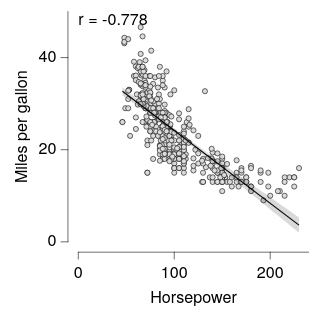

Specify this chart in Vega-Lite:
### Vega-Lite specification from a JSON file in a GitHub repository (floating-point values rounded to 4 significant figures; data arrays with more than 128 entries replaced by an {"elided": "..."} marker saying what was removed)
{"background": null, "config": {"arc": {"fill": "#DBDBDB", "fillOpacity": 1.0, "innerRadius": 25.0, "padAngle": 0.03, "stroke": "black", "strokeOpacity": 1, "strokeWidth": 0.25}, "area": {"fill": "#DBDBDB", "fillOpacity": 1.0, "stroke": "black", "strokeOpacity": 1, "strokeWidth": 0.25}, "axis": {"domain": true, "domainCap": "round", "domainColor": "black", "domainWidth": 0.25, "grid": false, "gridCap": "round", "gridColor": "#F1F1F1", "gridDash": [0, 0], "gridOpacity": 1.0, "gridWidth": 0.25, "labelColor": "black", "labelFont": "Helvetica Neue, HelveticaNeue, Helvetica, Arial, sans-serif", "labelFontSize": 7, "labelFontStyle": "normal", "labelFontWeight": 400, "offset": 4.5, "ticks": true, "tickCap": "round", "tickColor": "black", "tickRound": false, "tickSize": 3, "tickWidth": 0.25, "titleColor": "black", "titleFont": "Helvetica Neue, HelveticaNeue, Helvetica, Arial, sans-serif", "titleFontSize": 7, "titleFontStyle": "normal", "titleFontWeight": 400}, "axisX": {"domain": true, "labelAlign": "center", "labelAngle": 0, "labels": true, "ticks": true, "translate": 0}, "axisY": {"domain": true, "labelAlign": "right", "labelAngle": 0, "labels": true, "ticks": true, "translate": 0}, "axisRight": {"domain": true, "labelAlign": "left", "labelAngle": 0, "labels": true, "ticks": true, "translate": 0}, "axisTop": {"domain": true, "labelAlign": "center", "labelAngle": 0, "labels": true, "ticks": true, "translate": 0}, "axisBand": {"tickOffset": 0}, "bar": {"fill": "#DBDBDB", "fillOpacity": 1.0, "stroke": "black", "strokeOpacity": 1, "strokeWidth": 0.25}, "boxplot": {"size": 9.0, "ticks": {"cornerRadius": 0.25, "fill": "black", "opacity": 1, "size": 4.5, "thickness": 0.25}, "box": {"fillOpacity": 1.0, "stroke": "black", "strokeOpacity": 1, "strokeWidth": 0.25}, "median": {"cornerRadius": 0, "fill": "black", "fillOpacity": 1.0, "opacity": 1, "size": 9.0, "thickness": 0.25}, "rule": {"fill": "black", "fillOpacity": 1.0, "size": 10.0, "stroke": "black", "strokeDash": [0, 0], "strokeOpacity": 1, "strokeWidth": 0.25}, "outliers": {"color": "black", "fill": "black", "fillOpacity": 1.0, "size": 0, "stroke": "black", "strokeOpacity": 1, "strokeWidth": 0.25}}, "circle": {"fill": "black", "fillOpacity": 1.0, "size": 1.25, "stroke": null, "strokeOpacity": 1, "strokeWidth": 0.25}, "errorband": {"band": {"fillOpacity": 0.6, "stroke": null, "strokeWidth": 0.25, "strokeOpacity": 1}, "borders": {"opacity": 0, "strokeOpacity": 0.25, "strokeWidth": 1}}, "errorbar": {"opacity": 1, "rule": {"strokeDash": [0, 0], "strokeWidth": 0.25}, "ticks": {"color": "black", "cornerRadius": 0.125, "opacity": 1, "size": 6.0, "thickness": 0.25}, "thickness": 0.25}, "font": "Helvetica Neue, HelveticaNeue, Helvetica, Arial, sans-serif", "geoshape": {"fill": "#DBDBDB", "fillOpacity": 1.0, "stroke": "black", "strokeOpacity": 1, "strokeWidth": 0.25}, "header": {"labelColor": "black", "labelFont": "Helvetica Neue, HelveticaNeue, Helvetica, Arial, sans-serif", "labelFontSize": 7, "labelFontStyle": "normal", "labelFontWeight": 400, "titleColor": "black", "titleFont": "Helvetica Neue, HelveticaNeue, Helvetica, Arial, sans-serif", "titleFontSize": 7, "titleFontStyle": "normal", "titleFontWeight": 400, "titlePadding": 0}, "legend": {"disable": false, "offset": 4.5, "titlePadding": 4, "labelOffset": 2, "gradientLabelOffset": 2, "gradientLength": 50.0, "gradientThickness": 5.0, "gradientOpacity": 1.0, "gradientStrokeColor": "black", "gradientStrokeWidth": 0.25, "labelColor": "black", "labelFont": "Helvetica Neue, HelveticaNeue, Helvetica, Arial, sans-serif", "labelFontSize": 7, "labelFontStyle": "normal", "labelFontWeight": 400, "strokeColor": "black", "strokeWidth": 0, "symbolSize": 42, "symbolStrokeColor": "black", "symbolStrokeWidth": 0.25, "titleColor": "black", "titleFont": "Helvetica Neue, HelveticaNeue, Helvetica, Arial, sans-serif", "titleFontSize": 7, "titleFontStyle": "normal", "titleFontWeight": 400}, "line": {"color": "black", "stroke": "black", "strokeCap": "butt", "strokeDash": [0, 0], "strokeOpacity": 1, "strokeWidth": 0.5}, "point": {"filled": true, "fill": "#DBDBDB", "fillOpacity": 1.0, "size": 5.0, "stroke": "black", "strokeOpacity": 1, "strokeWidth": 0.25}, "range": {"category": ["#B2B2B2", "#636363", "#4A7CD3", "#008542", "#382864", "#509F98", "#284F93", "#005226", "#A398D6", "#173633"], "diverging": {"scheme": ["#443E60", "#5F597E", "#7C759B", "#9994B6", "#B7B4CC", "#D6D5DC", "#F6F6F6", "#D1DAD9", "#A4C2BF", "#7AA9A4", "#578E89", "#37736E", "#1B5954"]}, "heatmap": {"scheme": ["#32022B", "#43044D", "#4C196E", "#4D338C", "#484DA6", "#3A68BB", "#1D83CA", "#1D9CCB", "#23B5C9", "#28CDC5", "#4DE0B4", "#91EE9F"]}, "ordinal": {"scheme": ["#F1F1F1", "#DBDBDB", "#C6C6C6", "#B2B2B2", "#9D9D9D", "#898989", "#767676", "#636363", "#515151", "#404040", "#2F2F2F", "#1F1F1F"]}, "ramp": {"scheme": ["#32022B", "#43044D", "#4C196E", "#4D338C", "#484DA6", "#3A68BB", "#1D83CA", "#1D9CCB", "#23B5C9", "#28CDC5", "#4DE0B4", "#91EE9F"]}}, "rule": {"color": "black", "stroke": "black", "strokeCap": "round", "strokeDash": [2, 2], "strokeOpacity": 1, "strokeWidth": 0.25}, "scale": {"bandPaddingInner": 0.1, "bandPaddingOuter": 0.1, "round": false}, "rect": {"fill": "#DBDBDB", "fillOpacity": 1.0, "stroke": "black", "strokeOpacity": 1, "strokeWidth": 0.25}, "square": {"fill": "#DBDBDB", "fillOpacity": 1.0, "size": 10.0, "stroke": "black", "strokeOpacity": 1, "strokeWidth": 0.25}, "text": {"color": "black", "font": "Helvetica Neue, HelveticaNeue, Helvetica, Arial, sans-serif", "fontSize": 7, "fontStyle": "normal", "fontWeight": 400}, "tick": {"color": "black", "cornerRadius": 0.125, "opacity": 1.0, "size": 9.0, "thickness": 0.25}, "title": {"anchor": "middle", "frame": "group", "color": "black", "font": "Helvetica Neue, HelveticaNeue, Helvetica, Arial, sans-serif", "fontSize": 7, "fontStyle": "normal", "fontWeight": 400, "subtitleColor": "black", "subtitleFont": "Helvetica Neue, HelveticaNeue, Helvetica, Arial, sans-serif", "subtitleFontSize": "Helvetica Neue, HelveticaNeue, Helvetica, Arial, sans-serif", "subtitleFontStyle": "normal", "subtitleFontWeight": 400}, "trail": {"color": "black", "opacity": 1, "size": 0.5}, "view": {"continuousWidth": 100, "continuousHeight": 100, "discreteWidth": 100, "discreteHeight": 100, "fill": null, "stroke": null, "strokeWidth": 0.25}}, "layer": [{"data": {"name": "data-7285c4e2e195e5a75737a34913199f5f"}, "mark": {"type": "point"}, "encoding": {"x": {"field": "Horsepower", "type": "quantitative"}, "y": {"field": "Miles_per_Gallon", "title": "Miles per gallon", "type": "quantitative"}}}, {"layer": [{"data": {"name": "data-bdec693c0d523f811cea200769bb0903"}, "mark": {"type": "area", "fill": "black", "fillOpacity": 0.15, "stroke": null, "strokeWidth": 0}, "encoding": {"x": {"field": "Horsepower", "type": "quantitative"}, "y": {"field": "Miles_per_Gallon", "type": "quantitative"}, "y2": {"field": "__ci_hi"}}}, {"data": {"name": "data-e5e41d7cdc7704607649085c2c14cc40"}, "mark": {"type": "line"}, "encoding": {"x": {"field": "Horsepower", "type": "quantitative"}, "y": {"field": "Miles_per_Gallon", "type": "quantitative"}}}, {"data": {"values": [{"__dysonsphere__": 1}]}, "mark": {"type": "text", "align": "left", "angle": 0, "baseline": "top", "dx": 0, "dy": 0, "fontSize": 7, "opacity": 1.0}, "encoding": {"text": {"value": "r = -0.778"}, "x": {"value": 0}, "y": {"value": 0}}}], "name": "__dysonsphere_289b330e0455c514_23"}], "$schema": "https://vega.github.io/schema/vega-lite/v6.4.1.json", "datasets": {"data-7285c4e2e195e5a75737a34913199f5f": {"elided": "392 records"}, "data-bdec693c0d523f811cea200769bb0903": [{"Horsepower": 46.0, "Miles_per_Gallon": 31.79, "__ci_hi": 33.56, "__dysonsphere__": 1}, {"Horsepower": 48.92, "Miles_per_Gallon": 31.36, "__ci_hi": 33.07, "__dysonsphere__": 1}, {"Horsepower": 51.84, "Miles_per_Gallon": 30.93, "__ci_hi": 32.58, "__dysonsphere__": 1}, {"Horsepower": 54.76, "Miles_per_Gallon": 30.5, "__ci_hi": 32.09, "__dysonsphere__": 1}, {"Horsepower": 57.68, "Miles_per_Gallon": 30.06, "__ci_hi": 31.6, "__dysonsphere__": 1}, {"Horsepower": 60.6, "Miles_per_Gallon": 29.63, "__ci_hi": 31.11, "__dysonsphere__": 1}, {"Horsepower": 63.52, "Miles_per_Gallon": 29.2, "__ci_hi": 30.62, "__dysonsphere__": 1}, {"Horsepower": 66.44, "Miles_per_Gallon": 28.76, "__ci_hi": 30.13, "__dysonsphere__": 1}, {"Horsepower": 69.37, "Miles_per_Gallon": 28.33, "__ci_hi": 29.65, "__dysonsphere__": 1}, {"Horsepower": 72.29, "Miles_per_Gallon": 27.89, "__ci_hi": 29.16, "__dysonsphere__": 1}, {"Horsepower": 75.21, "Miles_per_Gallon": 27.45, "__ci_hi": 28.68, "__dysonsphere__": 1}, {"Horsepower": 78.13, "Miles_per_Gallon": 27.01, "__ci_hi": 28.19, "__dysonsphere__": 1}, {"Horsepower": 81.05, "Miles_per_Gallon": 26.57, "__ci_hi": 27.71, "__dysonsphere__": 1}, {"Horsepower": 83.97, "Miles_per_Gallon": 26.13, "__ci_hi": 27.23, "__dysonsphere__": 1}, {"Horsepower": 86.89, "Miles_per_Gallon": 25.69, "__ci_hi": 26.76, "__dysonsphere__": 1}, {"Horsepower": 89.81, "Miles_per_Gallon": 25.24, "__ci_hi": 26.28, "__dysonsphere__": 1}, {"Horsepower": 92.73, "Miles_per_Gallon": 24.79, "__ci_hi": 25.81, "__dysonsphere__": 1}, {"Horsepower": 95.65, "Miles_per_Gallon": 24.34, "__ci_hi": 25.34, "__dysonsphere__": 1}, {"Horsepower": 98.57, "Miles_per_Gallon": 23.88, "__ci_hi": 24.87, "__dysonsphere__": 1}, {"Horsepower": 101.5, "Miles_per_Gallon": 23.43, "__ci_hi": 24.4, "__dysonsphere__": 1}, {"Horsepower": 104.4, "Miles_per_Gallon": 22.97, "__ci_hi": 23.94, "__dysonsphere__": 1}, {"Horsepower": 107.3, "Miles_per_Gallon": 22.51, "__ci_hi": 23.48, "__dysonsphere__": 1}, {"Horsepower": 110.3, "Miles_per_Gallon": 22.04, "__ci_hi": 23.03, "__dysonsphere__": 1}, {"Horsepower": 113.2, "Miles_per_Gallon": 21.57, "__ci_hi": 22.57, "__dysonsphere__": 1}, {"Horsepower": 116.1, "Miles_per_Gallon": 21.1, "__ci_hi": 22.12, "__dysonsphere__": 1}, {"Horsepower": 119.0, "Miles_per_Gallon": 20.63, "__ci_hi": 21.67, "__dysonsphere__": 1}, {"Horsepower": 121.9, "Miles_per_Gallon": 20.15, "__ci_hi": 21.22, "__dysonsphere__": 1}, {"Horsepower": 124.9, "Miles_per_Gallon": 19.68, "__ci_hi": 20.78, "__dysonsphere__": 1}, {"Horsepower": 127.8, "Miles_per_Gallon": 19.2, "__ci_hi": 20.34, "__dysonsphere__": 1}, {"Horsepower": 130.7, "Miles_per_Gallon": 18.72, "__ci_hi": 19.9, "__dysonsphere__": 1}, {"Horsepower": 133.6, "Miles_per_Gallon": 18.23, "__ci_hi": 19.46, "__dysonsphere__": 1}, {"Horsepower": 136.5, "Miles_per_Gallon": 17.75, "__ci_hi": 19.02, "__dysonsphere__": 1}, {"Horsepower": 139.5, "Miles_per_Gallon": 17.26, "__ci_hi": 18.58, "__dysonsphere__": 1}, {"Horsepower": 142.4, "Miles_per_Gallon": 16.78, "__ci_hi": 18.15, "__dysonsphere__": 1}, {"Horsepower": 145.3, "Miles_per_Gallon": 16.29, "__ci_hi": 17.71, "__dysonsphere__": 1}, {"Horsepower": 148.2, "Miles_per_Gallon": 15.8, "__ci_hi": 17.28, "__dysonsphere__": 1}, {"Horsepower": 151.1, "Miles_per_Gallon": 15.31, "__ci_hi": 16.85, "__dysonsphere__": 1}, {"Horsepower": 154.1, "Miles_per_Gallon": 14.82, "__ci_hi": 16.41, "__dysonsphere__": 1}, {"Horsepower": 157.0, "Miles_per_Gallon": 14.33, "__ci_hi": 15.98, "__dysonsphere__": 1}, {"Horsepower": 159.9, "Miles_per_Gallon": 13.84, "__ci_hi": 15.55, "__dysonsphere__": 1}, {"Horsepower": 162.8, "Miles_per_Gallon": 13.35, "__ci_hi": 15.12, "__dysonsphere__": 1}, {"Horsepower": 165.7, "Miles_per_Gallon": 12.86, "__ci_hi": 14.69, "__dysonsphere__": 1}, {"Horsepower": 168.7, "Miles_per_Gallon": 12.36, "__ci_hi": 14.26, "__dysonsphere__": 1}, {"Horsepower": 171.6, "Miles_per_Gallon": 11.87, "__ci_hi": 13.83, "__dysonsphere__": 1}, {"Horsepower": 174.5, "Miles_per_Gallon": 11.38, "__ci_hi": 13.4, "__dysonsphere__": 1}, {"Horsepower": 177.4, "Miles_per_Gallon": 10.88, "__ci_hi": 12.97, "__dysonsphere__": 1}, {"Horsepower": 180.3, "Miles_per_Gallon": 10.39, "__ci_hi": 12.55, "__dysonsphere__": 1}, {"Horsepower": 183.3, "Miles_per_Gallon": 9.897, "__ci_hi": 12.12, "__dysonsphere__": 1}, {"Horsepower": 186.2, "Miles_per_Gallon": 9.402, "__ci_hi": 11.69, "__dysonsphere__": 1}, {"Horsepower": 189.1, "Miles_per_Gallon": 8.908, "__ci_hi": 11.26, "__dysonsphere__": 1}, {"Horsepower": 192.0, "Miles_per_Gallon": 8.413, "__ci_hi": 10.84, "__dysonsphere__": 1}, {"Horsepower": 195.0, "Miles_per_Gallon": 7.918, "__ci_hi": 10.41, "__dysonsphere__": 1}, {"Horsepower": 197.9, "Miles_per_Gallon": 7.423, "__ci_hi": 9.983, "__dysonsphere__": 1}, {"Horsepower": 200.8, "Miles_per_Gallon": 6.927, "__ci_hi": 9.556, "__dysonsphere__": 1}, {"Horsepower": 203.7, "Miles_per_Gallon": 6.432, "__ci_hi": 9.129, "__dysonsphere__": 1}, {"Horsepower": 206.6, "Miles_per_Gallon": 5.936, "__ci_hi": 8.703, "__dysonsphere__": 1}, {"Horsepower": 209.6, "Miles_per_Gallon": 5.441, "__ci_hi": 8.277, "__dysonsphere__": 1}, {"Horsepower": 212.5, "Miles_per_Gallon": 4.945, "__ci_hi": 7.85, "__dysonsphere__": 1}, {"Horsepower": 215.4, "Miles_per_Gallon": 4.449, "__ci_hi": 7.424, "__dysonsphere__": 1}, {"Horsepower": 218.3, "Miles_per_Gallon": 3.953, "__ci_hi": 6.998, "__dysonsphere__": 1}, {"Horsepower": 221.2, "Miles_per_Gallon": 3.457, "__ci_hi": 6.572, "__dysonsphere__": 1}, {"Horsepower": 224.2, "Miles_per_Gallon": 2.961, "__ci_hi": 6.147, "__dysonsphere__": 1}, {"Horsepower": 227.1, "Miles_per_Gallon": 2.464, "__ci_hi": 5.721, "__dysonsphere__": 1}, {"Horsepower": 230.0, "Miles_per_Gallon": 1.968, "__ci_hi": 5.295, "__dysonsphere__": 1}], "data-e5e41d7cdc7704607649085c2c14cc40": [{"Horsepower": 46.0, "Miles_per_Gallon": 32.68, "__dysonsphere__": 1}, {"Horsepower": 230.0, "Miles_per_Gallon": 3.632, "__dysonsphere__": 1}]}}
